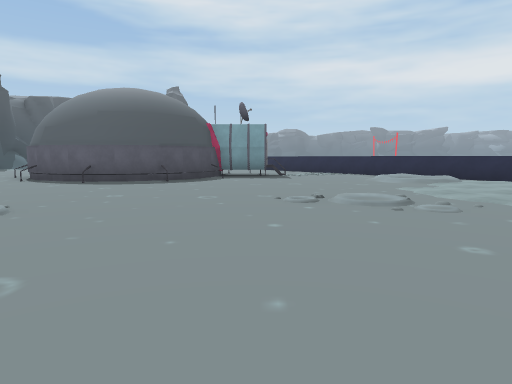
view 1 (above)

19 first-person views from a walk through a Unity game level. The camera is 1.2 m above the floor, tilts 6° down and sees 75° across. The floor is counted in squares, 2 m on a side. Each view is taken from the middle of a square. On the plan, view 1 faces up. The plan holds only what a view shows up to about 10 squares ahead; the rest is blank. The place goes on beyond the plan.

view 2
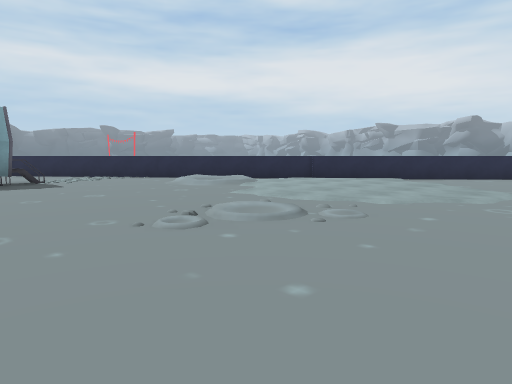

view 3
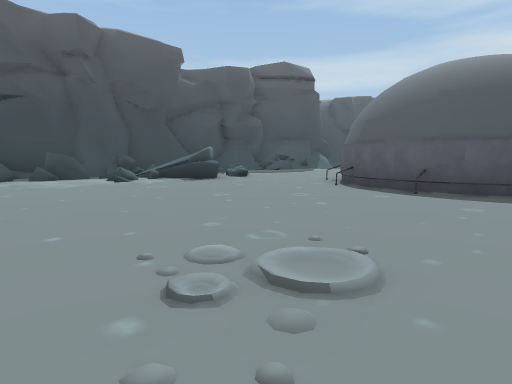

view 4
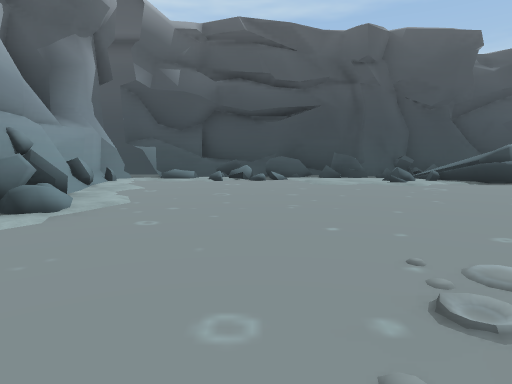

view 5
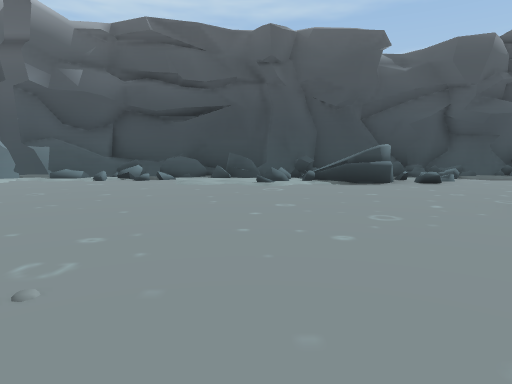

view 6
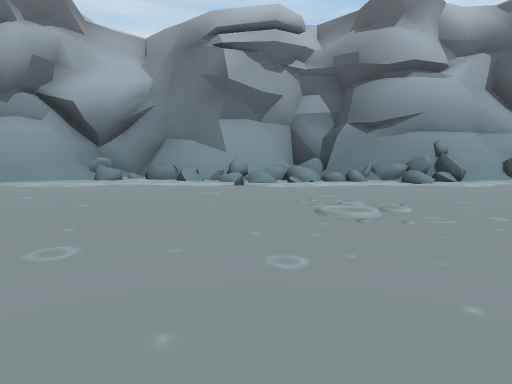

view 7
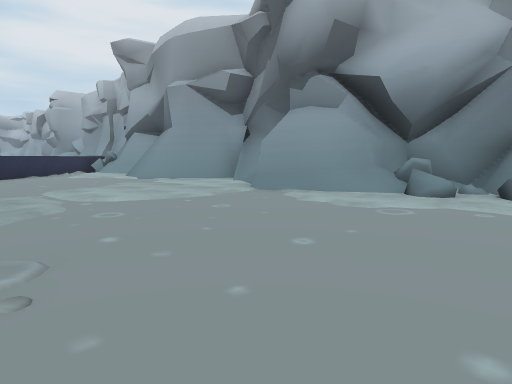

view 8
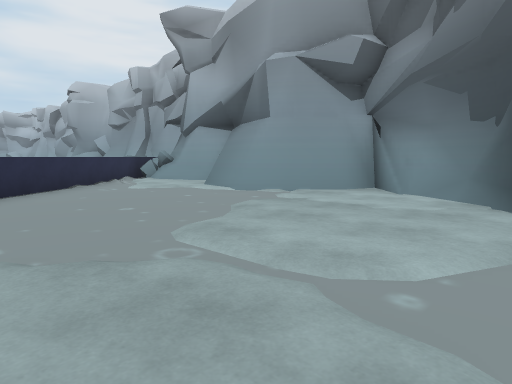

view 9
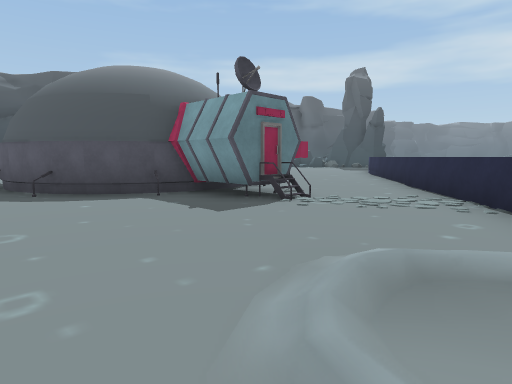

view 10
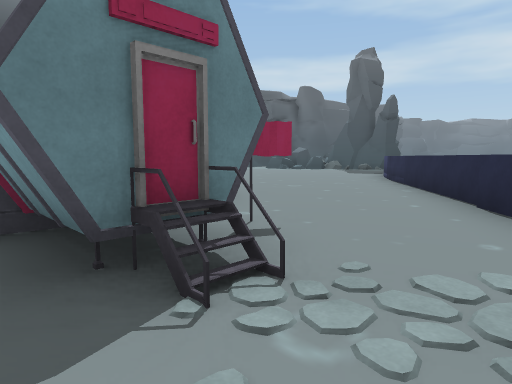

view 11
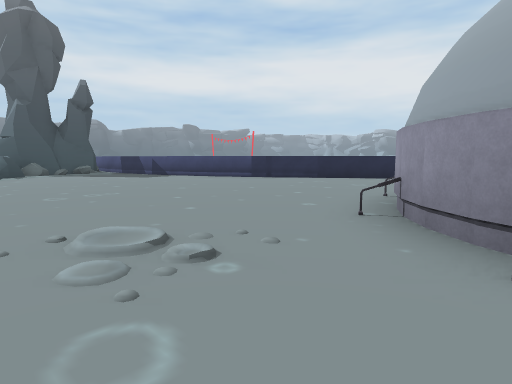

view 12
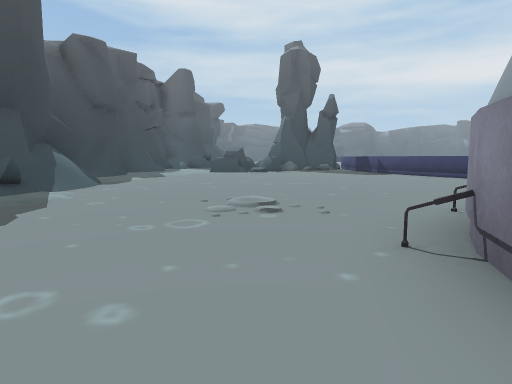

view 13
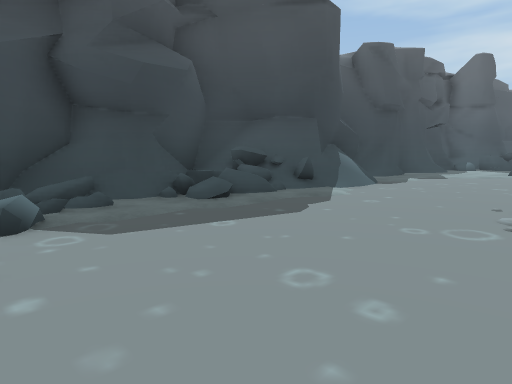

view 14
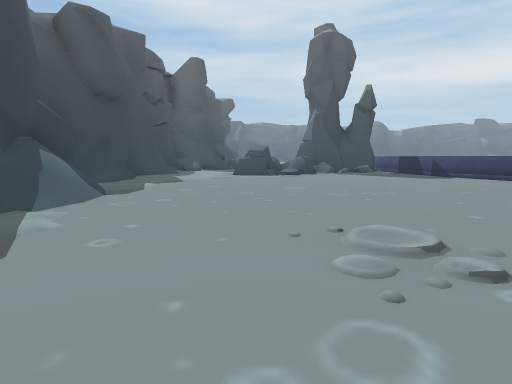

view 15
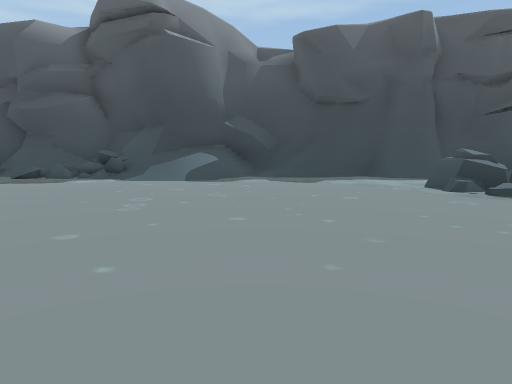

view 16
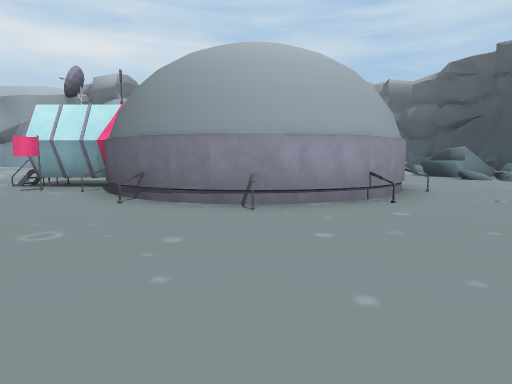

view 17
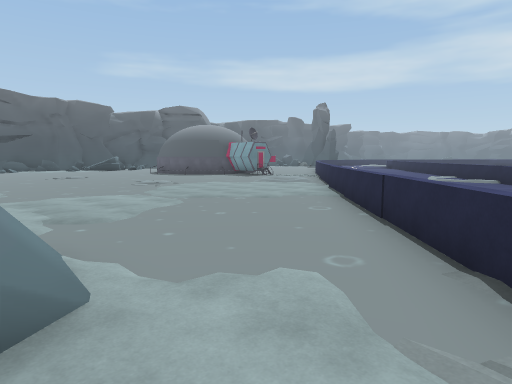

view 18
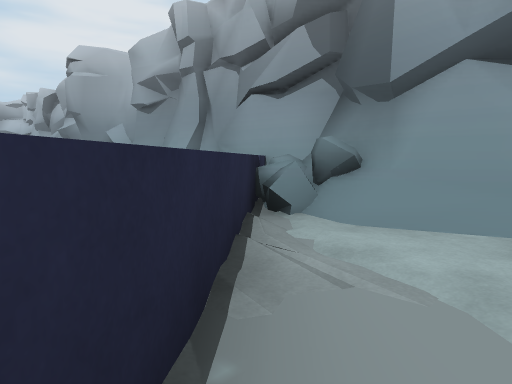

view 19
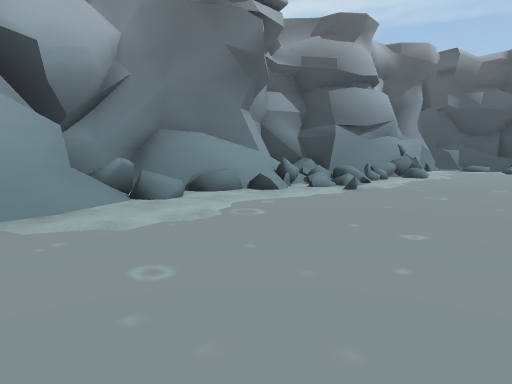

### Floor plan
Key: @ floor where view 1 was taken; # wall or solid block; . main floor; : floor 0.5 m higher than the main floor; / step, stairs or slope; = window, fence, low wall or low ledge; ^ raised ledge; v drop or lower ground; B building; F flag; R rock.
Columns run from 14 left of view 1 to 15 right of it. Each row starts with its distance up from view 1.
 22  #...R.....^
 21  #.........^
 20  #..........^
 19  #..........^^
 18  #/..........^
 17  #/...........^
 16  ##...........#^
 15 ##=............^
 14 #==.......B.....^
 13 ##^.....B.  B....^
 12 ##.....B.    BF.=^^
 11  #=.....     #BB..^     ^
 10  #=.=..B     B.....^   ^^^
  9   ==^...B   B..../ /^   ^^
  8   =##.....B....../ /=^   ^
  7   =:#................^^
  6  ##=/.................^
  5  #===..................^
  4  ##=....................^
  3  #^......................^
  2   ==................ .....^
  1   ==...............  .....#^
  0   #=........#.@............^^
 -1   ##..####=//=..=##/..###//^^
 -2    ####  ##=###==v #/#v  ##v^^
 -3           #######v  ###      ^

Positions as (right, up) in squares from view 1, and headings:
1: (0, 0), facing up
2: (-1, 2), facing up-right
3: (-2, 2), facing up-left
4: (-2, 2), facing left
5: (-2, 5), facing left
6: (-2, 7), facing down
7: (0, 4), facing down-right
8: (4, 4), facing down-right
9: (4, 7), facing up-left
10: (2, 10), facing up-left
11: (-9, 12), facing up-right
12: (-8, 10), facing up
13: (-8, 10), facing up-left
14: (-9, 12), facing up
15: (-3, 19), facing left
16: (-4, 18), facing down
17: (12, -1), facing up-left
18: (11, 2), facing down-right
19: (4, 3), facing down-left
